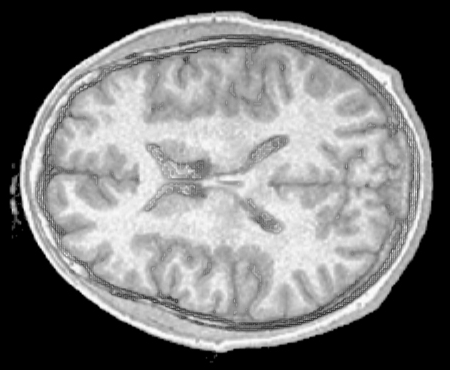
#> input picture Data/cerveau.tif, 450 x 370 px, found by its file name
$ jupyter execute 'Leçon_7_Demo_lap.ipynb'   (shell and % lines are left out)
#> lines starting #> are read from the running program, lines starting #| are printed output that depends on the picture; after the words box and inside, x2 and y2 are one past the last pixel; in counts of white or black regions, pixels touching at a corner belong together
<a target="_blank" href="https://colab.research.google.com/github/evaalonsoortiz/ELE8812-demos/blob/main/Demos/Lesson%207/Le%C3%A7on_7_Demo_lap.ipynb">

</a>

# ELE8812 - Segmentation

## Démo : Détection de contours par laplacien (méthode Marr-Hildreth)

### Référence: DIP 4e édition, Chapitre 10, « The Marr-Hildreth Edge Detector » p.724

Dans ce démo, la méthode Marr-Hildreth sera utilisée pour détecter les contours d’une image de cerveau. L’objectif est d’obtenir les contours principaux qui délimitent, par exemple, la matière blanche, la matière grise, les ventricules et le crâne. La méthode Marr-Hildreth consiste à convoluer l’image avec le laplacien d’une gaussienne 2D (fonction LoG). Cette fonction peut être approximée avec un filtre spatial de taille n x n. Parce que la convolution et le laplacien sont des opérations linéaires, ceci est équivalent à appliquer un filtre passe-bas gaussien avant de calculer le laplacien de l’image. Dans ce démo, la fonction `scipy.ndimage.gaussian_laplace` est utilisé pour effectuer ces 2 étapes. Puisque le laplacien calcule les différences secondes, les contours correspondent aux passages par zéro en direction horizontale ou verticale. Comme dans le démo Leçon_7_Demo_grad, un seuil peut être appliqué pour rendre la détection de contours plus sélective. Seuls les passages à zéro impliquant une différence plus élevée que le seuil entre les 2 pixels de signes différents seront détectés comme étant des contours.

[cell 1]
import numpy as np
import matplotlib.pyplot as plt
import scipy.io
from scipy.ndimage import gaussian_filter, laplace, gaussian_laplace
import math
import cv2

from ipywidgets import interact, interactive, fixed, interact_manual
import ipywidgets as widgets

# Option d'affichage
plt.rcParams['figure.figsize'] = (25,10)
plt.rcParams['axes.linewidth'] = 3
plt.rcParams['axes.titlesize'] = 15
plt.rcParams['axes.titlepad'] = 15
plt.rcParams['xtick.labelsize'] = 12
plt.rcParams['ytick.labelsize'] = 12

[cell 2]
# Charger image
A = plt.imread('Repo/Data/cerveau.tif').astype(float);
#> A: shape (370, 450) float64; min 0, max 255, mean 121.2
plt.imshow(A, cmap='gray'); plt.title('Image Originale'); plt.axis('off'); plt.show();

## Détection de contours

Pour la visualisation, le résultat de la détection est superposé à l’image originale. D’abord, sans effectuer de seuillage et avec un filtre gaussien ayant un écart-type de 2 (`sigma`), on observe beaucoup de fausses détections.

[cell 3]
def marr_hildreth(img, sigma=1, thr=0.1):
    """Détection de contours avec la méthode Marr-Hildreth

    img (ndarray): Image d'entrée.
    sigma (float): Écart-type de la gaussienne.
    thr (float): Seuil de détection de contours (valeur attendue entre 0 et 1).
    """
#> called with sigma = 2, thr = 0
    # Application de LoG
    log = gaussian_laplace(img, sigma=sigma)
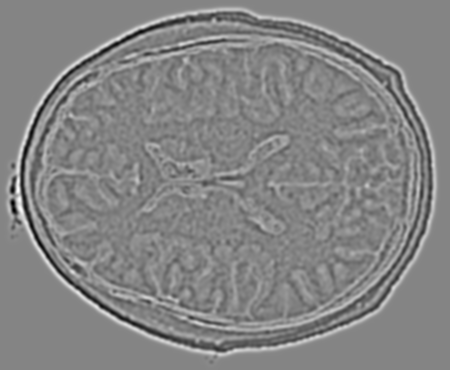
#> log: shape (370, 450) float64; min -19.91, max 18.28, mean -0.021; drawn with min black and max white

    edges_log = np.zeros(log.shape)
    edges_thr = np.zeros(log.shape)

    # Trouver les passage par zero
    edges_log[np.where(np.diff(np.sign(log), axis=0))] = 1
    edges_log[np.where(np.diff(np.sign(log), axis=1))] = 1

    # Trouver les différences de gradient les plus importantes
    norm_thr = np.diff(log).max() * thr
#> norm_thr = 0
    edges_thr[np.where(np.diff(log, axis=0) > norm_thr)] = 1
    edges_thr[np.where(np.diff(log, axis=1) > norm_thr)] = 1

    return edges_log * edges_thr

[cell 4]
# Find edges using Laplacian of Gaussian "LoG"
# contours = binary image with 1s where there is an edge and 0s elsewhere
# sigma = standard deviation of Gaussian
# seuil = treshold
seuil = 0
sigma = 2

contours = marr_hildreth(A, sigma=2, thr=seuil)
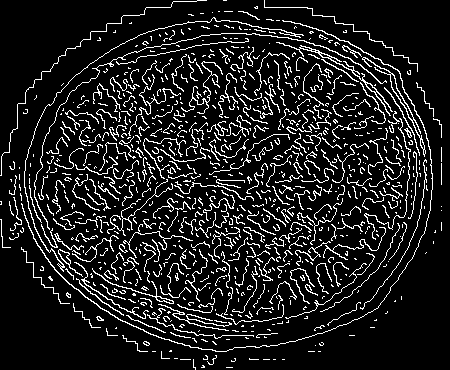
#> contours: shape (370, 450) float64; values 0 (black) and 1 (white), 11.9% white in thin lines or dots

fac = 3
iml = np.minimum(np.double(A)/(256*fac-1) + contours, 1)
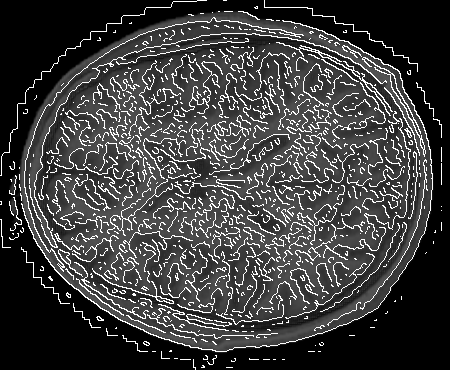
#> iml: shape (370, 450) float64; min 0, max 1, mean 0.251

plt.imshow(iml, cmap='gray'); plt.title('Laplacien, \u03C3 = '+str(sigma)+', seuil = 0'); plt.axis('off'); plt.show();

## Effet de sigma

L’augmentation de l’écart-type du filtre gaussien à 4, lisse d’avantage l’image et rend la détection de contours plus robuste au bruit. Moins de fausses détections sont obtenues. Or, comme à l’exemple précédent, on observe un contour détecté en périphérie du crâne qui ne semble pas correspondre à un vrai contour de l’image. L’augmentation de l’écart-type du filtre gaussien déplace ce contour encore plus vers les bords de l’image. Ceci est un artéfact causé par le lissage de l’image. Après l’application du filtre gaussien passe-bas, certains pixels de fond proche du contour du crâne ont une valeur plus élevée que sur l’image originale et de faux contours sont créés.

[cell 5]
# greater smoothing of the original image leads to less detailed edges

seuil = 0
sigma = 4

contours = marr_hildreth(A, sigma=sigma, thr=seuil)
#> call 2 of marr_hildreth, with sigma = 4, thr = 0
#> in marr_hildreth (call 2), `log = gaussian_laplace(img, sigma=sigma)`:
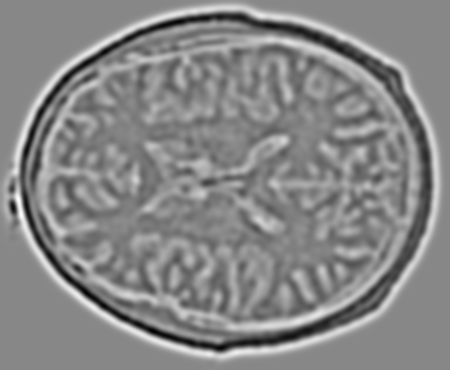
#> log: shape (370, 450) float64; min -4.62, max 4.06, mean -0.00971; drawn with min black and max white
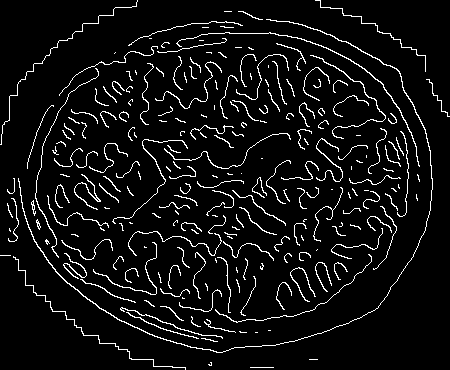
#> contours: shape (370, 450) float64; values 0 (black) and 1 (white), 6.4% white in thin lines or dots

fac = 3
iml = np.minimum(np.double(A)/(256*fac-1) + contours, 1)
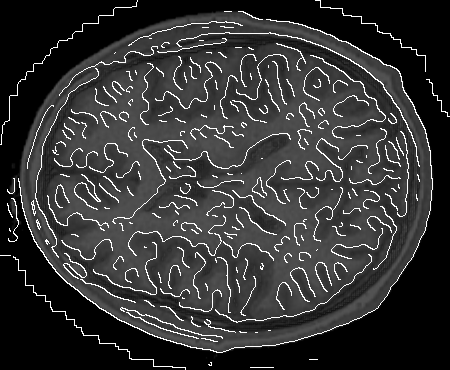
#> iml: shape (370, 450) float64; min 0, max 1, mean 0.209

plt.imshow(iml, cmap='gray'); plt.title('Laplacien, \u03C3 = '+str(sigma)+', seuil = 0'); plt.axis('off'); plt.show();

## Effet du seuil

Un seuillage peut être effectué pour réduire les fausses détections obtenues aux exemples précédents. Avec un seuil de 0.1, beaucoup moins de fausses détections sont obtenues mais certaines parties des vrais contours ne sont pas détectées (comme dans le démo Leçon_7_Demo_grad). À noter : cette méthode donne des contours plus minces que ceux obtenus avec le gradient (filtres Sobel).

[cell 6]
seuil = 0.1
sigma = 4

contours = marr_hildreth(A, sigma=sigma, thr=seuil)
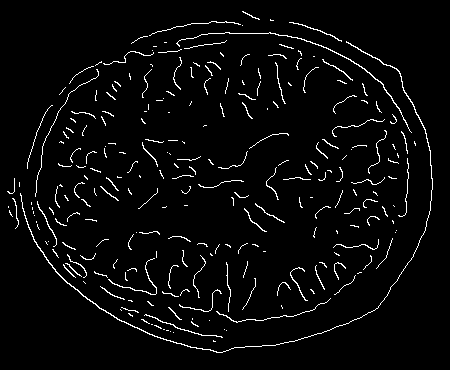
#> contours: shape (370, 450) float64; values 0 (black) and 1 (white), 3.6% white in thin lines or dots, all inside (x1, y1, x2, y2) = (7, 11, 433, 353)

fac = 3
iml = np.minimum(np.double(A)/(256*fac-1) + contours, 1)
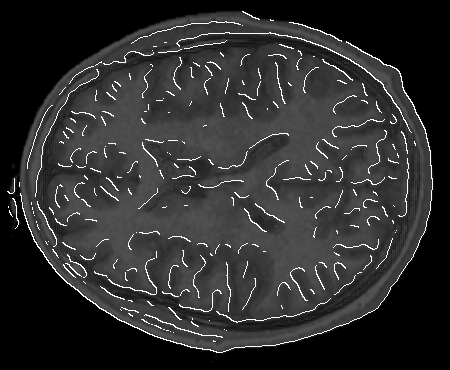
#> iml: shape (370, 450) float64; min 0, max 1, mean 0.186

plt.imshow(iml, cmap='gray'); plt.title('Laplacien, \u03C3 = '+str(sigma)+', seuil = 0.1'); plt.axis('off'); plt.show();
